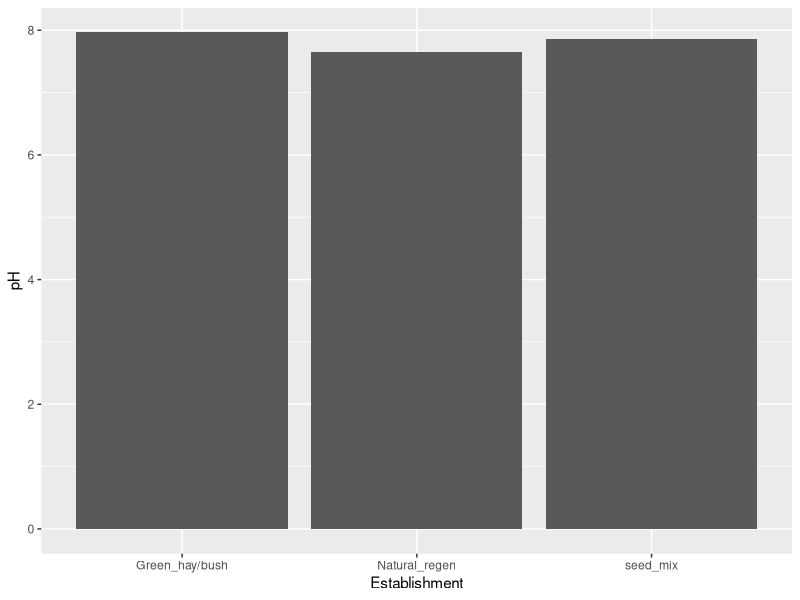
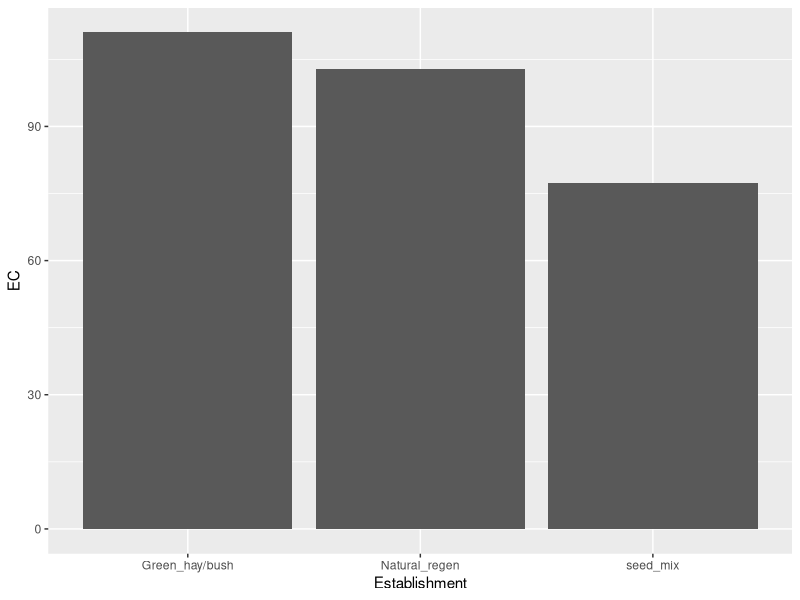

R code for these plots, in order: (Note: this script raises an error after producing the figures.)
## ---- chunk 1
knitr::opts_chunk$set(echo = TRUE)
## ---- chunk 2
library(ggplot2)

sample.data <- read.table('data/GP_metadata.txt', header = TRUE, sep = "\t")
sample.data$Establishment <- as.factor(sample.data$Establishment)
sample.data$Site <- as.factor(sample.data$Site)
mean.ph <- aggregate(sample.data, pH~Establishment, FUN=mean)

ggplot(mean.ph, aes(x=Establishment, y=pH)) + geom_col()

## ---- chunk 3

mean.ec <- aggregate(sample.data, EC~Establishment, FUN=mean)
ggplot(mean.ec, aes(x=Establishment, y=EC)) + geom_col()
## ---- chunk 4
knitr::include_graphics('images/emperor.png')
## ---- chunk 5

knitr::kable(sample.data[,2:ncol(sample.data)], caption = 'Metadata for the samples')

